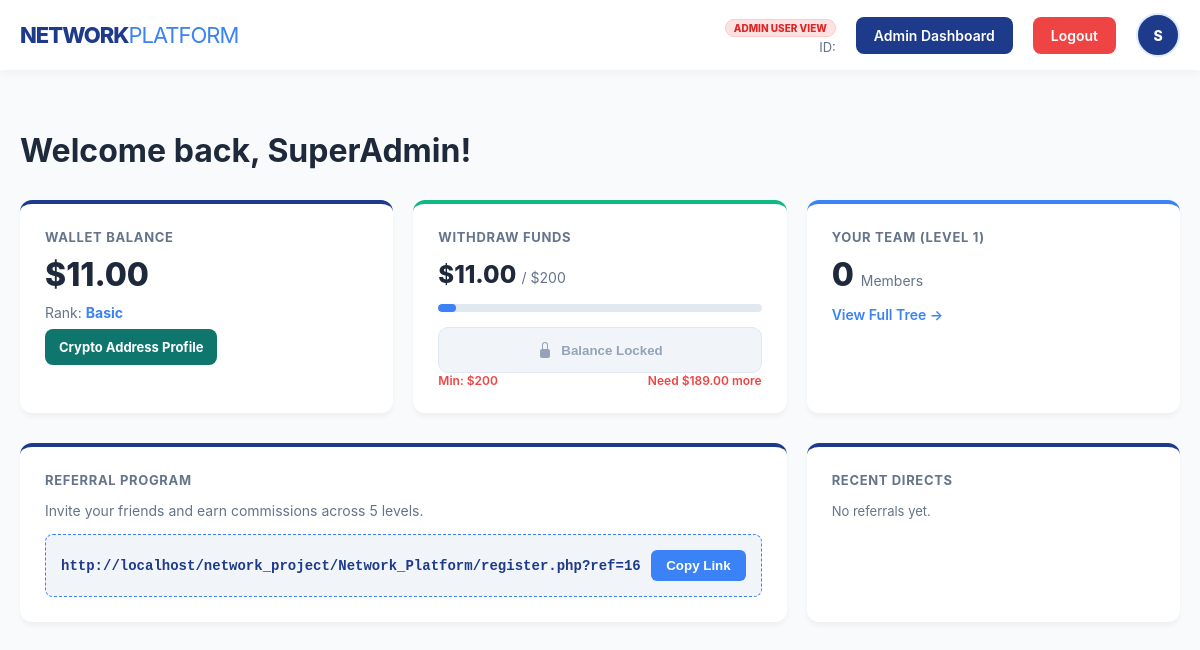
/dashboard.php (signed in), run on an earlier commit of the app's database.
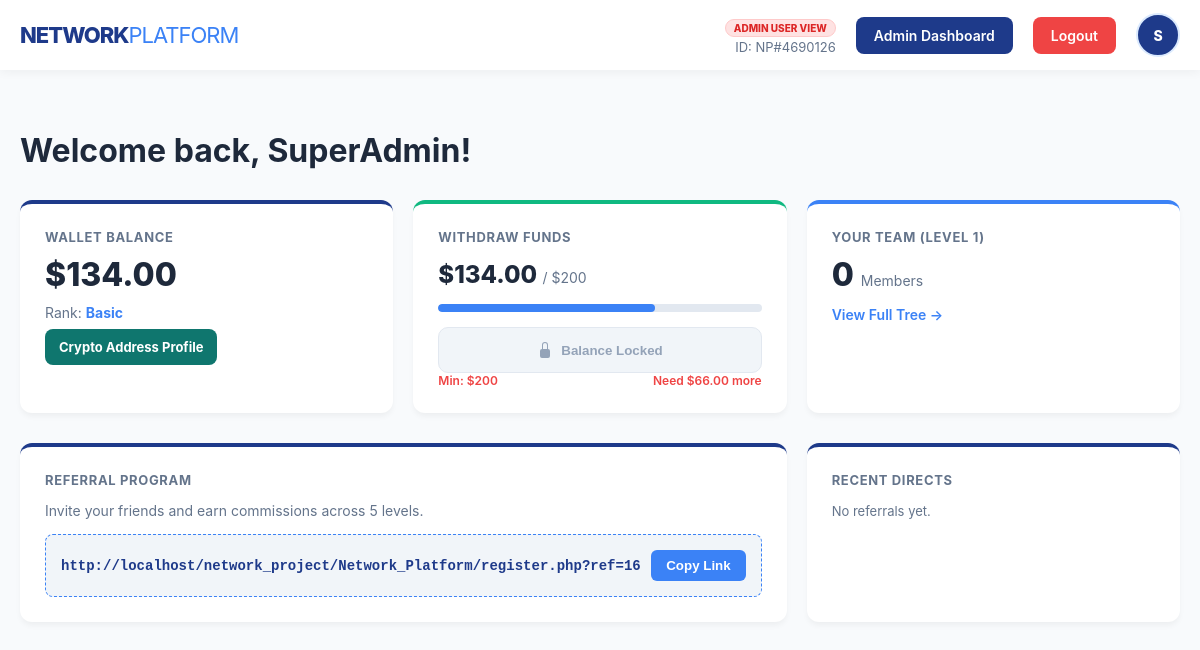
And on a later commit of the database.
### tables this page shows
CREATE TABLE `users` (
  `id` int(11) NOT NULL,
  `username` varchar(50) NOT NULL,
  `password` varchar(255) NOT NULL,
  `email` varchar(100) NOT NULL,
  `referrer_id` int(11) DEFAULT NULL,
  `wallet_balance` decimal(15,2) DEFAULT 0.00,
  `investment_amount` decimal(15,2) DEFAULT 0.00,
  `user_rank` enum('Basic','Silver','Gold','Diamond') DEFAULT 'Basic',
  `created_at` timestamp NOT NULL DEFAULT current_timestamp(),
  `last_withdrawal_date` timestamp NULL DEFAULT NULL,
  `role` varchar(10) DEFAULT 'user',
  `status` enum('active','banned') DEFAULT 'active',
  `user_code` varchar(20) DEFAULT NULL
);

### dashboard.php (the view, shortened to what the changed rows need)
<?php
include 'db.php';
$user_id = $_SESSION['user_id'];
$stmt = $pdo->prepare("SELECT * FROM users WHERE id = ?");
$stmt->execute([$user_id]);
$user = $stmt->fetch();
$avatar_initial = strtoupper(substr((string)($user['username'] ?? 'U'), 0, 1));
$base_url = "http://localhost/network_project/Network_Platform/register.php?ref=";
$referral_link = $base_url . $user['id'];
?>
<!DOCTYPE html>
<html lang="en">
<head>
</head>
<body>
<header class="main-header">
    <div class="nav-container">
        <div class="nav-right">
            <div class="user-info">
                <span class="role-badge <?php echo (isset($_SESSION['role']) && $_SESSION['role'] === 'admin') ? 'admin-bg' : 'user-bg'; ?>">
                    <?php echo (isset($_SESSION['role']) && $_SESSION['role'] === 'admin') ? 'ADMIN USER VIEW' : 'USER MODE'; ?>
                </span>
                <span class="user-email">ID: <?php echo htmlspecialchars($user['user_code']); ?></span>
            </div>
            <details class="profile-menu">
                <summary class="profile-trigger"><?php echo htmlspecialchars($avatar_initial); ?></summary>
            </details>
        </div>
    </div>
</header>
<div class="container">
    <h1 style="margin-bottom: 30px;">Welcome back, <?php echo htmlspecialchars($user['username']); ?>!</h1>
    <div class="stats-grid">
        <div class="card">
            <h3>Wallet Balance</h3>
            <div class="balance">$<?php echo number_format($user['wallet_balance'], 2); ?></div>
            <p style="margin: 0; font-size: 14px; color: var(--text-light);">
                Rank: <strong style="color: var(--secondary);"><?php echo $user['user_rank']; ?></strong>
            </p>
            <a href="crypto_profile.php" style="display:inline-block; margin-top:8px; text-decoration:none; background:#0f766e; color:white; padding:10px 14px; border-radius:8px; font-weight:700; font-size:13px;">
                Crypto Address Profile
            </a>
        </div>
        <a href="withdraw.php" class="withdraw-card-link">
       <div class="card" style="border-top-color: var(--success);">
    <h3>Withdraw Funds</h3>
    <?php
        $threshold = 200;
        $current_balance = $user['wallet_balance'];
        $percentage = ($current_balance / $threshold) * 100;
    ?>
    <div class="balance" style="font-size: 24px; margin: 15px 0 5px 0;">
        $<?php echo number_format($current_balance, 2); ?>
        <span style="font-size: 14px; color: var(--text-light); font-weight: normal;">/ $<?php echo $threshold; ?></span>
    </div>
    <div class="progress-container">
        <div class="progress-fill" style="width: <?php echo $percentage; ?>%;"></div>
    </div>
    <div class="withdraw-status-container">
        <?php if ($current_balance >= $threshold): ?>
            <span class="btn-withdraw btn-active">
                <svg xmlns="http://www.w3.org/2000/svg" width="18" height="18" fill="currentColor" viewBox="0 0 16 16">
                    <path d="M11 11.5a.5.5 0 0 1 .5-.5h2a.5.5 0 0 1 .5.5v2a.5.5 0 0 1-1 0v-1.071l-2.646 2.647a.5.5 0 0 1-.708-.708L12.293 12h-1.071a.5.5 0 0 1-.5-.5z"/>
                    <path d="M1 14s-1 0-1-1 1-4 6-4 6 3 6 4-1 1-1 1H1zm5-6a3 3 0 1 0 0-6 3 3 0 0 0 0 6z"/>
                </svg>
                Withdraw Funds
            </span>
        <?php else: ?>
            <button class="btn-withdraw btn-locked" disabled>
                <svg xmlns="http://www.w3.org/2000/svg" width="16" height="16" fill="currentColor" viewBox="0 0 16 16">
                    <path d="M8 1a2 2 0 0 1 2 2v4H6V3a2 2 0 0 1 2-2zm3 6V3a3 3 0 0 0-6 0v4a2 2 0 0 0-2 2v5a2 2 0 0 0 2 2h6a2 2 0 0 0 2-2V9a2 2 0 0 0-2-2z"/>
                </svg>
                Balance Locked
            </button>
            <div class="needed-text">
                <span>Min: $<?php echo $threshold; ?></span>
                <span>Need $<?php echo number_format($threshold - $current_balance, 2); ?> more</span>
            </div>
        <?php endif; ?>
    </div>
</div>
        </a>
        <div class="card" style="border-top-color: var(--secondary);">
        </div>
    </div>
    <div class="stats-grid">
        <div class="card" style="grid-column: span 2;">
            <div class="ref-box">
                <code><?php echo $referral_link; ?></code>
                <button class="copy-btn" onclick="copyLink('<?php echo $referral_link; ?>')">Copy Link</button>
            </div>
        </div>
        <div class="card">
        </div>
    </div>
</div>
</body>
</html>

What changed in the data, as far as the page shows it:
changed users "SuperAdmin": user_code (not shown) → "NP#4690126"; wallet_balance "11.00" → "134.00"; $threshold-$current_balance "189.00" → "66.00"
